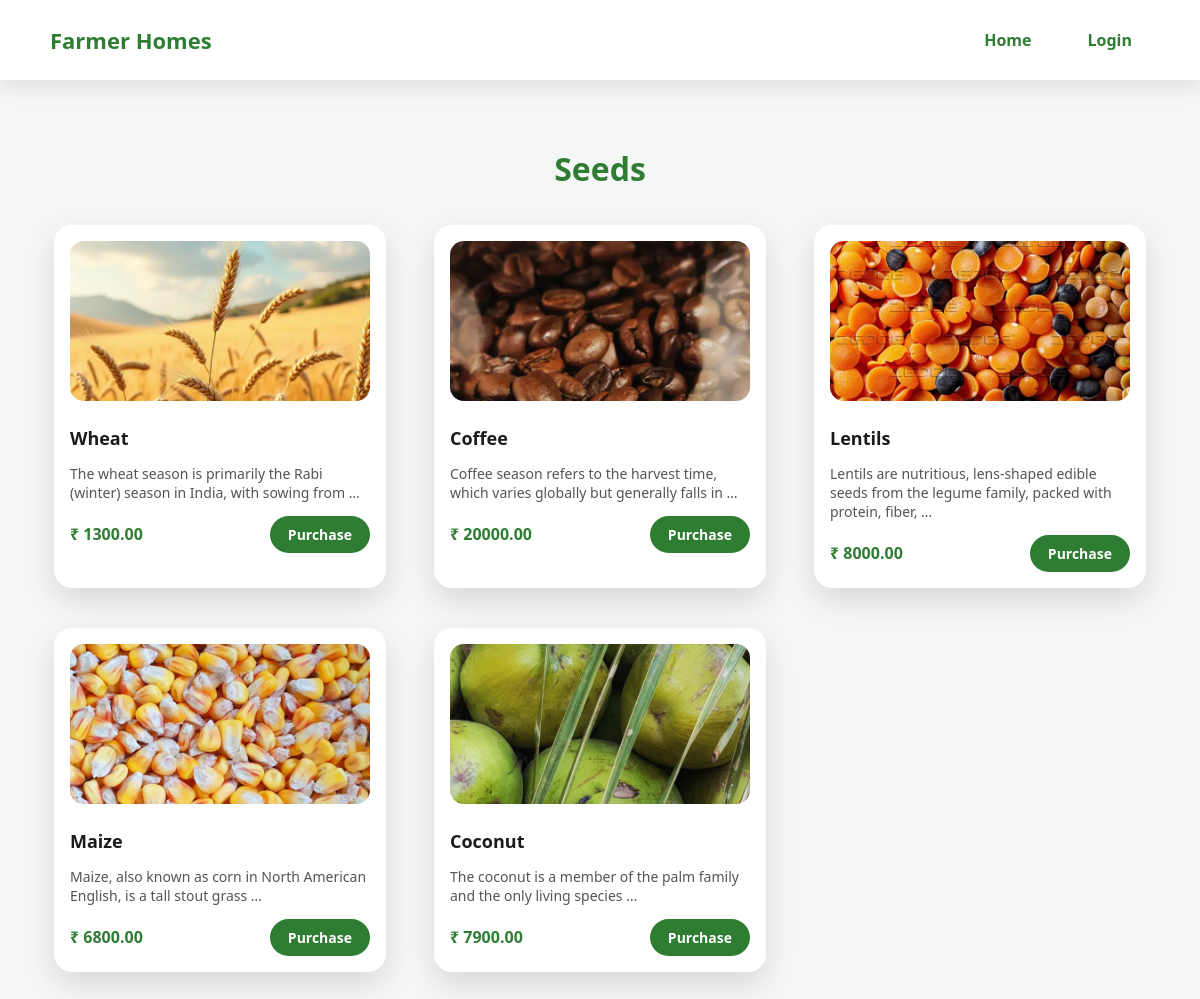
Page /products/seed/ on the committed database.
### products/models.py (models this page shows, shortened)
class ProductCategory(models.Model):
    key = models.CharField(max_length=30, unique=True)
    name = models.CharField(max_length=50)
    icon = models.CharField(max_length=50, help_text="Material icon name")

class Product(models.Model):
    SEASON_CHOICES = [
        ('Kharif', 'Kharif'),
        ('Rabi', 'Rabi'),
        ('Zaid', 'Zaid'),
        ('All', 'All Seasons'),
    ]
    name = models.CharField(max_length=120)
    category = models.ForeignKey(
        ProductCategory,
        on_delete=models.CASCADE,
        related_name="products"
    )
    season = models.CharField(
        max_length=20,
        choices=SEASON_CHOICES,
        default="All"
    )
    product_type = models.CharField(
        max_length=100,
        help_text="Hybrid, Organic, BT, Equipment Type"
    )
    description = models.TextField()
    image = models.ImageField(upload_to="products/", blank=True, null=True)
    price = models.DecimalField(
        max_digits=8,
        decimal_places=2,
        blank=True,
        null=True
    )
    is_active = models.BooleanField(default=True)
    created_at = models.DateTimeField(auto_now_add=True)

### products/views.py (the view)
# urls.py: path("<str:category_key>/", product_list, name="product_list"),
def product_list(request, category_key):
    category = get_object_or_404(ProductCategory, key=category_key)
    products = Product.objects.filter(
        category=category,
        is_active=True
    )
    return render(request, "products/product_list.html", {
        "category": category,
        "products": products
    })

### templates/products/product_list.html (shortened to what this page needs)
{% load static %}
<!DOCTYPE html>
<html lang="en">
<head>
</head>
<body>
    <nav class="navbar">
        <div class="nav-container">
            <a href="{% url 'home' %}" class="brand">Farmer Homes</a>
            <div class="nav-links">
                <a href="{% url 'home' %}">Home</a>
                <a href="{% url 'login' %}">Login</a>
            </div>
        </div>
    </nav>
    <h2>{{ category.name }}</h2>
    <div class="grid">
        {% for product in products %}
        <div class="card">
            <img src="{{ product.image.url }}" alt="{{ product.name }}">
            <h3>{{ product.name }}</h3>
            <p>{{ product.description|truncatewords:14 }}</p>
            <div class="actions">
                <span class="price">₹ {{ product.price }}</span>
                <a href="{% url 'login' %}" class="buy-btn">Purchase</a>
            </div>
        </div>
        {% empty %}
        <p class="empty">No products available in this category.</p>
        {% endfor %}
    </div>
</body>
</html>

### templates/products/product_list.html (style rules this page uses)
:root { --green: #2E7D32; --green-dark: #1B5E20; }
body { font-family: "Segoe UI", system-ui, sans-serif; background: #f5f7f6; padding: 120px 40px 40px; margin: 0; }
.navbar { position: fixed; top: 0; left: 0; width: 100%; height: 80px; background: white; box-shadow: 0 6px 20px rgba(0, 0, 0, .1); z-index: 1000; }
.nav-container { max-width: 1100px; height: 100%; margin: 0 auto; padding: 0 20px; display: flex; justify-content: space-between; align-items: center; }
.brand { font-size: 22px; font-weight: 700; color: #2E7D32; text-decoration: none; }
.nav-links { display: flex; gap: 20px; }
.nav-links a { padding: 10px 18px; border-radius: 20px; text-decoration: none; font-weight: 600; color: #2E7D32; transition: background .25s, color .25s; }
h2 { color: var(--green); margin-bottom: 35px; text-align: center; font-size: 32px; }
.grid { display: grid; grid-template-columns: repeat(auto-fit, minmax(260px, 1fr)); gap: 40px; max-width: 1100px; margin: 0 auto; justify-items: center; }
.card { background: white; border-radius: 18px; padding: 16px; max-width: 300px; width: 100%; box-shadow: 0 12px 30px rgba(0, 0, 0, .12); transition: transform .3s ease, box-shadow .3s ease; }
.card img { width: 100%; height: 160px; object-fit: cover; border-radius: 14px; margin-bottom: 12px; }
.card h3 { margin: 8px 0 6px; font-size: 18px; color: #1B1B1B; }
.card p { font-size: 14px; color: #555; }
.actions { margin-top: 14px; display: flex; justify-content: space-between; align-items: center; }
.price { color: var(--green); font-weight: 700; font-size: 16px; }
.buy-btn { padding: 9px 18px; background: var(--green); color: white; border-radius: 22px; font-size: 14px; font-weight: 600; text-decoration: none; transition: background .25s ease, transform .2s ease; }

### rows in the picture
ProductCategory: name "Seeds"
Product: image (picture), name "Wheat", description "The wheat season is primarily the Rabi (winter) season in India, with sowing from …", price "1300.00"
Product: image (picture), name "Coffee", description "Coffee season refers to the harvest time, which varies globally but generally falls in …", price "20000.00"
Product: image (picture), name "Lentils", description "Lentils are nutritious, lens-shaped edible seeds from the legume family, packed with protein, fiber, …", price "8000.00"
Product: image (picture), name "Maize", description "Maize, also known as corn in North American English, is a tall stout grass …", price "6800.00"
Product: image (picture), name "Coconut", description "The coconut is a member of the palm family and the only living species …", price "7900.00"
